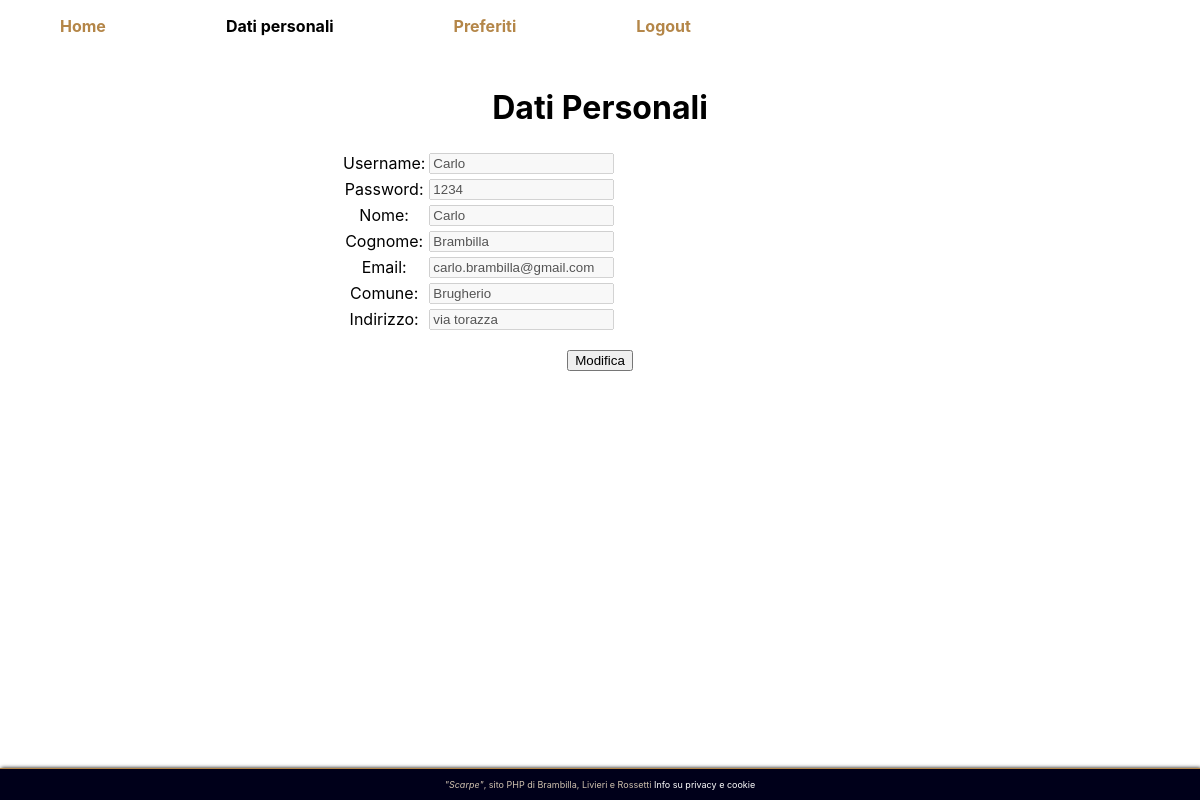
Page /pagine/dati_personali.php (signed in) on the committed database.
### tables this page shows
CREATE TABLE IF NOT EXISTS `utente` (
  `nome` text DEFAULT NULL,
  `cod_utente` int(11) NOT NULL AUTO_INCREMENT,
  `password` text DEFAULT NULL,
  `username` char(50) NOT NULL,
  `cognome` char(50) DEFAULT NULL,
  `email` char(50) DEFAULT NULL,
  `comune` char(50) DEFAULT NULL,
  `indirizzo` char(50) NOT NULL,
  PRIMARY KEY (`cod_utente`,`username`) USING BTREE
);

### pagine/dati_personali.php (the view, shortened to what this page needs)
<?php
	$username = $_SESSION["username"];
    require('../Data/connessione_db.php');
	$strmodifica = "Modifica";
	$strconferma = "Conferma";
	$modifica = false;
?>
<!DOCTYPE html>
<html>
<head>
	<link rel="stylesheet" href="../style.css">
</head>
<body>
	<?php require("nav.php");?>
	<div class="contenuto">
		<h1>Dati Personali</h1>
		<?php
			$sql = "SELECT username, password, nome, cognome, email, comune, indirizzo
				FROM utente
				WHERE username='$username'";
			$ris = $conn->query($sql) or die("<p>Query fallita!</p>");
			$row = $ris->fetch_assoc();
		?>
		<form action="" method="post">
			<table id="tab_dati_personali">
				<tr>
					<td>Username:</td> <td><input class="input_dati_personali" type="text" name="username" value="<?php echo $row["username"]; ?>" disabled="disabled"></td>
				</tr>
				<tr>
					<td>Password:</td> <td><input class="input_dati_personali" type="text" name="password" value="<?php echo $row["password"]; ?>" <?php if(!$modifica) echo "disabled='disabled'"?>></td>
				</tr>
				<tr>
					<td>Nome:</td> <td><input class="input_dati_personali" type="text" name="nome" value="<?php echo $row["nome"]; ?>" <?php if(!$modifica) echo "disabled='disabled'"?>></td>
				</tr>
				<tr>
					<td>Cognome:</td> <td><input type="text" class="input_dati_personali" name="cognome" value="<?php echo $row["cognome"]; ?>" <?php if(!$modifica) echo "disabled='disabled'"?>></td>
				</tr>
				<tr>
					<td>Email:</td> <td><input type="text" class="input_dati_personali" name="email" value="<?php echo $row["email"]; ?>" <?php if(!$modifica) echo "disabled='disabled'"?>></td>
				</tr>
				<tr>
					<td>Comune:</td> <td><input type="text" class="input_dati_personali" name="comune" value="<?php echo $row["comune"]; ?>" <?php if(!$modifica) echo "disabled='disabled'"?>></td>
				</tr>
				<tr>
					<td>Indirizzo:</td> <td><input type="text" class="input_dati_personali" name="indirizzo" value="<?php echo $row["indirizzo"]; ?>" <?php if(!$modifica) echo "disabled='disabled'"?>></td>
				</tr>
			</table>
			<p style="text-align: center">
				<input type="submit" name="pulsante_modifica" value="<?php if($modifica==false) echo $strmodifica; else echo $strconferma; ?>">
			</p>
		</form>
	</div>
	<?php
		include('footer.php');
	?>
</body>
</html>

### style.css (style rules this page uses)
* { box-sizing: border-box; }
body, html { padding: 0;margin: 0;font-family: "Inter", sans-serif;; }
.contenuto { width: 550px; margin: auto; padding: 15px; text-align: center; padding-bottom: 40px; }

### rows in the picture
utente: username "Carlo", password "1234", nome "Carlo", cognome "Brambilla", email "carlo.brambilla@gmail.com", comune "Brugherio", indirizzo "via torazza"
